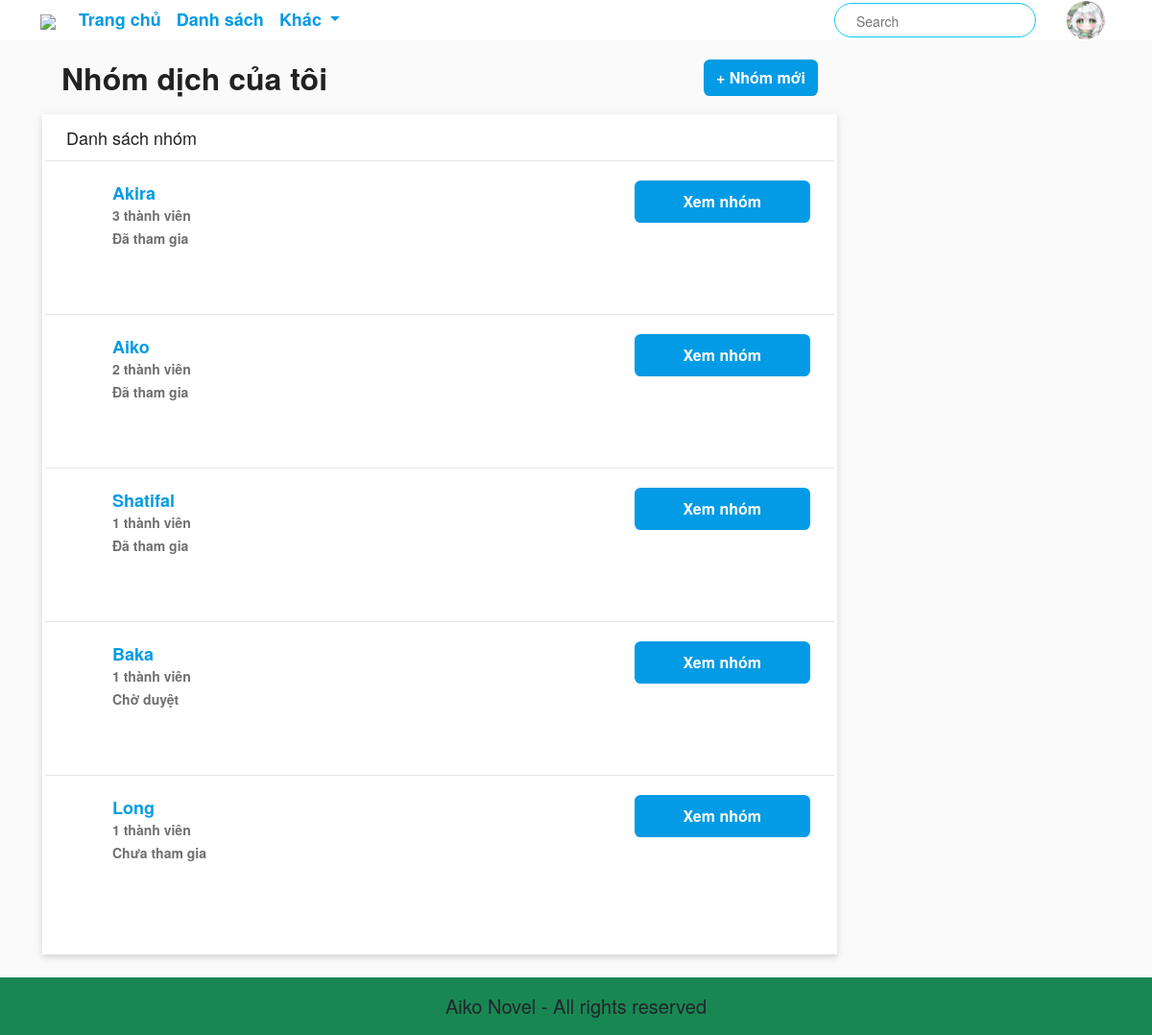
/trans-team (signed in), run on the app's committed database.
### app/models.py (models this page shows, shortened)
class UserInfo(models.Model):
    username = models.OneToOneField(User, on_delete=models.CASCADE, db_index=True, primary_key=True)
    full_name = models.CharField(max_length=100, null=True)
    img_avatar = models.ImageField(upload_to='avatar_images/', null=True, default='avatar_images/default-avatar-profile-icon-of-social-media-user-vector.jpg')
    img_background = models.ImageField(upload_to='background_images/', null=True, blank=True)
    img_background_position = models.IntegerField(default=0)

class Group(models.Model):
    id = models.AutoField(primary_key=True)
    groupname = models.CharField(max_length=40, db_index=True)
    description = models.TextField(null=True, blank=True, default="Chào mừng bạn xem group chúng tôi")

### app/views.py (the view)
# urls.py: path('trans-team', views.transTeam, name="transteam"),
def transTeam(request):
    user = request.user
    member_groups = Member.objects.filter(auth_user=user, teamrole__in=['Admin', 'Trưởng nhóm', 'Thành viên']).values_list('group', flat=True)
    waiter_groups = Member.objects.filter(auth_user=user, teamrole='Chờ duyệt').values_list('group', flat=True)
    groups = Group.objects.filter(id__in=member_groups)
    groups_waiter = Group.objects.filter(id__in=waiter_groups)
    other_groups = Group.objects.exclude(id__in=member_groups).exclude(id__in=waiter_groups)
    group_member_counts = []
    forOfTransTeam(group_member_counts, groups, 'Đã tham gia')
    forOfTransTeam(group_member_counts, groups_waiter, 'Chờ duyệt')
    forOfTransTeam(group_member_counts, other_groups, 'Chưa tham gia')
    context = {
        'group_member_counts': group_member_counts,
    }
    return render(request, 'app/transteam.html', context)

### app/info.py (called while the page is built)
def get_user_info(request):
    info = {}  # Khởi tạo info ngay cả khi không có người dùng xác thực
    if request.user.is_authenticated:
        user = request.user
        try:
            info_user = UserInfo.objects.get(username=user)
            info['InfoUser'] = info_user
            print(info['InfoUser'].img_avatar)  # Di chuyển việc truy cập thuộc tính vào trong khối try
        except UserInfo.DoesNotExist:
            info['error'] = "Thông tin người dùng không tồn tại."
    return info

### app/views.py (called while the page is built)
def forOfTransTeam(group_member_counts, groups, join):
    for group in groups:
        member = Member.objects.filter(group=group, teamrole__in=['Trưởng nhóm', 'Admin', 'Thành viên'])
        group_member_info = {
            'groupname': group.groupname,
            'groupid': group.id,
            'member_count': member.count(),
            'join': join,
            'is_member': (join == 'Đã tham gia'),  # Đã tham gia: True, Chưa tham gia: False
            'is_waiter': (join == 'Chờ duyệt'),
            'join': join,
            'is_member': (join == 'Đã tham gia'),  # Đã tham gia: True, Chưa tham gia: False
            'is_waiter': (join == 'Chờ duyệt'),
        }
        group_member_counts.append(group_member_info)

### app/templates/app/transteam.html (shortened to what this page needs)
{% extends "app/base.html" %} {% load static %}  {% block main_content %}
<div id="app-container">
  <div id="content-works" class="container">
    <div>
      <div class="row">
        <div class="col-md-9">
          <header>
            <div>
              <h2>
                <strong aria-label="Translation Teams"
                  >Nhóm dịch của tôi</strong
                >
                <button
                  class="btn btn-blue btn-right-align pull-right trans-teams"
                  onclick="loadAddGroupForm()"
                >
                  + Nhóm mới
                </button>
              </h2>
            </div>
          </header>
          <div class="panel">
            <div class="works-type-select">
              <button class="on-switch-type">Danh sách nhóm</button>
            </div>
            <section class="item-lists row" role="list">
              <div class="works-list">
                {% for group_info in group_member_counts %}
                <div class="works-item">
                  <div class="row-container">
                    <div class="left-container">
                      <div class="item-wrapper">
                        <div class="item-info">
                          <h3 class="item-name">
                            <a
                              href="{% url 'group' group_id=group_info.groupid %}"
                              ><strong>{{ group_info.groupname }}</strong></a
                            >
                          </h3>
                          <div class="counts">
                            <strong
                              >{{ group_info.member_count }} thành viên</strong
                            >
                          </div>
                          <div class="counts">
                            <strong>{{ group_info.join }}</strong>
                          </div>
                        </div>
                      </div>
                    </div>
                    <div class="actions-wrapper">
                      <div class="dropdown parts-dropdown">
                        <button
                          class="btn btn-blue btn-primary"
                          type="button"
                          data-bs-toggle="dropdown"
                          aria-expanded="false"
                        >
                          <span class="text">Xem nhóm</span>
                        </button>
                      </div>
                    </div>
                  </div>
                </div>
                {% endfor %}
              </div>
            </section>
          </div>
        </div>
      </div>
    </div>
  </div>
</div>
{% include 'app/addgroup.html' %} {% endblock main_content %}

### app/templates/app/base.html (shortened to what this page needs)
{% load static %}
<!DOCTYPE html>
<html>
    <head>
        <link href="https://cdn.jsdelivr.net/npm/bootstrap@5.3.2/dist/css/bootstrap.min.css" rel="stylesheet"/>
        <link href="{% static 'app/css/home.css' %}" rel="stylesheet"/>
        <link href="{% static 'app/css/base.css' %}" rel="stylesheet"/>
        <link href="{% static 'app/css/transteam.css' %}" rel="stylesheet"/>
        <link href="{% static 'app/css/register.css' %}" rel="stylesheet"/>
        <link href="{% static 'app/css/profile.css' %}" rel="stylesheet"/>
        <link href="{% static 'app/css/novelworks.css' %}" rel="stylesheet"/>
        <link href="{% static 'app/css/novel.css' %}" rel="stylesheet"/>
        <link href="{% static 'app/css/write.css' %}" rel="stylesheet"/>
        <link href="{% static 'app/css/read.css' %}" rel="stylesheet"/>
        <link href="{% static 'app/css/group.css' %}" rel="stylesheet"/>
        <link href="{% static 'app/css/fontawesome-free-6.5.1-web/css/all.min.css' %}" rel="stylesheet"/>
        <link href="https://cdnjs.cloudflare.com/ajax/libs/OwlCarousel2/2.3.4/assets/owl.carousel.min.css" rel="stylesheet">
        <link href="https://cdnjs.cloudflare.com/ajax/libs/OwlCarousel2/2.3.4/assets/owl.theme.default.min.css" rel="stylesheet">
        <link rel="stylesheet" href="">
    </head>
    <body>
          <nav class="navbar navbar-expand-lg py-0" style="background-color: #ffffff; user-select: none;">
            <div class="container-fluid container">
              <a class="navbar-brand py-0" href="{% url 'home' %}">
                <img src="{% static 'app\images\logo\main-logo-1.png' %}" width="70" class="py-0"/>
              </a>
              <div class="collapse navbar-collapse" id="navbarSupportedContent">
                <ul class="navbar-nav me-auto mb-2 mb-lg-0">
                  <li class="nav-item">
                      <a class="nav-link active" aria-current="page" href="{% url 'home' %}">Trang chủ</a>
                  </li>
                  <li class="nav-item">
                    <a class="nav-link" href="{% url 'list' type='all' %}">Danh sách</a>
                  </li>
                  <li class="nav-item dropdown">
                    <a class="nav-link dropdown-toggle" href="#" role="button" data-bs-toggle="dropdown" aria-expanded="false">
                      Khác
                    </a>
                  </li>
                </ul>
                <form id="search-form" action="/search" method="get">
                  <input class="search-input" type="search" placeholder="Search" name="keywords">
                  <button class="search-icon" type="submit">
                    <i class="fa-solid fa-magnifying-glass"></i>
                  </button>
                </form>
                <ul class="navbar-nav mb-2 mb-lg-0">
                  {% if not user.is_authenticated %}
                  <div class="anon-user" data-a-target="user-cart">
                    <div class="btn-div">
                      <button data-a-target="login-buttton" class="btn login-btn" onclick="loadLoginForm()">
                        <div class="text-btn-div">
                          <div class="text-btn">
                            Đăng nhập
                          </div>
                        </div>
                      </button>
                      <div class="load-login-form"></div>
                    </div>
                    <div class="btn-div">
                      <button data-a-target="signup-buttton" class="btn signup-btn" onclick="loadRegisterForm()">
                        <div class="text-btn-div">
                          <div class="text-btn">
                            Đăng ký
                          </div>
                        </div>
                      </button>
                    </div>
                  </div>
                  {% elif user.is_authenticated %}
                  <li class="nav-item dropdown">
                    <a class="nav-link avatar page_user" href="#" role="button" data-bs-toggle="dropdown" aria-expanded="false" style="margin-inline: 7px; {% if InfoUser.img_avatar %} background-image: url('{{ InfoUser.img_avatar.url }}'); {% endif %}">
                    </a>
                  </li>
                  {% endif %}
                </ul>
              </div>
            </div>
          </nav>
        {% block main_content %} {% endblock main_content %}
        <footer class="container--fluid bg-success text-center b-2 mt-5 py-3 fs-5">
          Aiko Novel - All rights reserved
    </body>
</html>

### app/static/app/css/home.css (style rules this page uses)
.page_user { background-image: url('../images/icon/default-avatar-profile-icon-of-social-media-user-vector.jpg'); background-size: cover; }

### app/static/app/css/base.css (style rules this page uses)
:root { --blue-color: #039be5; }
body { font-family: 'Source Sans Pro', 'Helvetica Neue', Helvetica, Arial, sans-serif !important;; font-size: 16px; background: #fafafa; line-height: 1.42857143; }
b, strong { font-weight: 700; }
a { color: var(--blue-color) !important; text-decoration: none; }
h2 { font-size: 32px; font-weight: 400; line-height: 36px; }
.navbar .avatar { width: 40px; height: 40px; border-radius: 50%; background-size: cover; }
.nav-link { font-weight: 700; font-size: large; }
#search-form { position: relative; width: 210px; height: 36px; border-radius: 20px; border: 1px solid #0dcaf0; line-height: 36px; background-color: #ffffff; margin-inline-end: 25px; }
.search-input { margin-left: 20px; width: 150px; height: 90%; font-size: 14px; background-color: transparent; border: 0; outline: none; }
.search-icon { position: absolute; top: 0; right: 0; width: 36px; color: #ccc; background: transparent; border: 0; padding: 0; }
.btn { display: inline-flex; position: relative; -webkit-box-align: center; align-items: center; -webkit-box-pack: center; justify-content: center; vertical-align: middle; overflow: hidden; text-decoration: none; white-space: nowrap; user-select: none; font-weight: 600; border-radius: 0.4rem; }
.panel { margin-bottom: 24px; background-color: #fff; border: 1px solid transparent; -webkit-box-shadow: 0 1px 10px 0 rgba(34,34,34,.08), 0 4px 5px 0 rgba(34,34,34,.1); box-shadow: 0 1px 10px 0 rgba(34,34,34,.08), 0 4px 5px 0 rgba(34,34,34,.1); }
@media (min-width: 0px) { #search-form { width: 100%; } }
@media (min-width: 992px) { #search-form { width: 210px; } }

### app/static/app/css/transteam.css (style rules this page uses)
#app-container { min-height: 100vh; }
.row { margin-left: -10px; margin-right: -10px; }
#content-works header { width: 100%; padding: 20px; }
#content-works header h2 { margin: 0; color: #222 }
.pull-right { float: right !important; }
.btn-right-align { margin-right: 0; }
.btn-blue { color: #fff !important; background-color: #039be5; border-color: transparent; }
#content-works .panel { padding: 0; }
.works-list { width: 100%; padding-bottom: 25px; cursor: pointer; }
#content-works .item-lists .works-item { position: relative; padding: 20px 0 15px 0; }
#content-works .item-lists .works-item::before { content: ''; height: 0.2px; width: 100%; background-color: rgba(0,0,0,.1); position: absolute; top: -1px }
#content-works .item-info { display: flex; flex-direction: column; margin-left: 20px; line-height: 24px; }
#content-works .item-info .item-name { font-size: 18px; line-height: 24px; height: 24px; margin: 0; overflow: hidden; text-overflow: ellipsis; white-space: nowrap; }
#content-works .item-info .counts { color: #6f6f6f; font-size: 14px; }
#content-works .row-container { display: flex; justify-content: space-between; }
#content-works .row-container .left-container { display: flex; }
#content-works .row-container .left-container .item-wrapper { display: flex; min-width: 0; min-height: 125px; padding-left: 50px; }
#content-works .row-container .actions-wrapper { display: flex; flex-direction: column; margin-right: 25px; }
#content-works .works-type-select button { height: 48px; border: 0; background-color: transparent; color: #222; font-size: 18px; margin-right: 24px; padding: 0 24px; }
#content-works .actions-wrapper .btn { padding: 9px 50px; }

### app/static/app/css/profile.css (style rules this page uses)
.avatar { height: auto; display: flex; flex-direction: row; }

### app/static/app/css/novelworks.css (style rules this page uses)
#app-container { padding-bottom: 12px; margin-bottom: -60px; }
.works-type-select button { height: 48px; border: 0; background-color: transparent; color: #222; font-size: 18px; margin-right: 24px; padding: 0 24px; }

### data on the page
UserInfo: img_avatar (picture)
Group: groupname "Akira"
Group: groupname "Aiko"
Group: groupname "Shatifal"
Group: groupname "Baka"
Group: groupname "Long"

### other printed values
{{ group_info.member_count }} "3" "2" "1" "1" "1"
{{ group_info.join }} "Đã tham gia" "Đã tham gia" "Đã tham gia" "Chờ duyệt" "Chưa tham gia"
